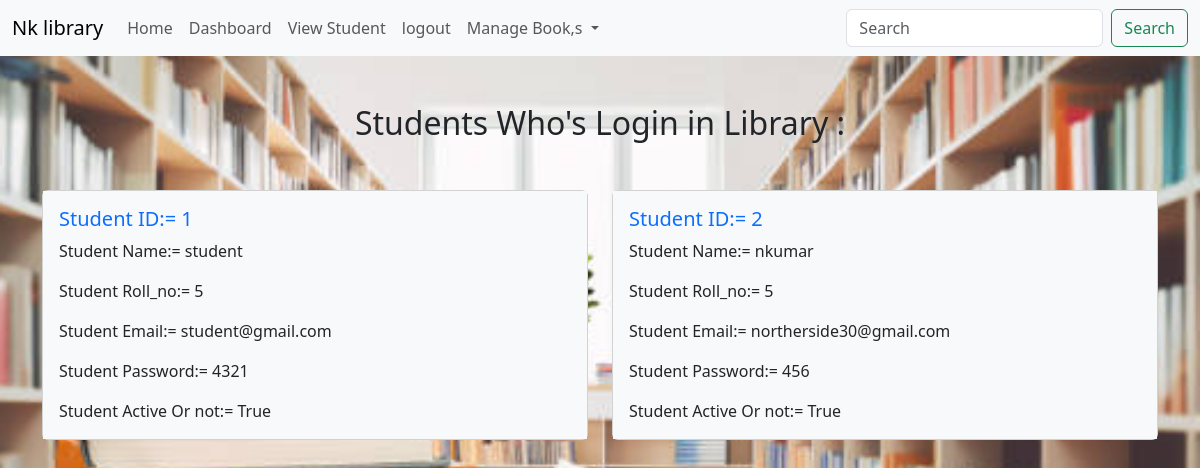
The app's page /view_student with its own data.
### library.py (models this page shows, shortened)
class Student(db.Model):
   __tablename__="student"
   id=db.Column(db.Integer, primary_key=True)
   Roll_no=db.Column(db.Integer, nullable=False)
   name=db.Column(db.String(100),nullable=False)
   email=db.Column(db.String(120),unique=True)
   password=db.Column(db.String(50), nullable=False)
   is_active=db.Column(db.Boolean,default=True)
   issues= db.relationship('IssueBook', backref='student', lazy=True)

### library.py (the view)
@library.route("/view_student", methods=["GET","POST"])
def view_student():
   q = request.args.get("q", "").strip()
   if q:
      student_filter = or_(
         Student.name.ilike(f"%{q}%"),
         Student.email.ilike(f"%{q}%")
      )
      if q.isdigit():
         val = int(q)
         student_filter = or_(student_filter, Student.id == val, Student.Roll_no == val)
      students = Student.query.filter(student_filter).all()
   else:
      students = Student.query.all()
   return render_template('view_student.html', students=students, q=q)

### library.py (called while the page is built)
@library.before_request
def handle_global_search():
   if request.method == "GET":
      q = request.args.get("q", "").strip()
      if q and request.endpoint not in ["view_book", "view_student", "issued", "Issue_book", "search", "static"]:
         return redirect(url_for("search", q=q))

### templates/view_student.html
{% extends "base.html" %}
{% block content %}
 <div class="container ">
    <h2 class="text-center my-5">
     Students Who's Login in Library :
    </h2>
   <div class="row">
  {% for student in students %}
  <div class="col-sm-6 mb-3 mb-sm-0">
    <div class="card">
      <div class="card-body bg-light">
        <h5 class="card-title text-primary">Student ID:= {{student.id}}</h5>
        <p class="card-text">Student Name:= {{student.name}}</p>
        <p class="card-text">Student Roll_no:= {{student.Roll_no}}</p>
        <p class="card-text">Student Email:= {{student.email}}</p>
        <p class="card-text">Student Password:= {{student.password}}</p>
        <p class="card-text">Student Active Or not:= {{student.is_active}}</p>
      </div>
    </div>
 </div>
  {% else %}
  <div class="col-12">
    <p class="text-center text-muted">No students found.</p>
  </div>
  {% endfor %}
{% endblock %}

### records on screen
Student: id "1", name "student", Roll_no "5", email "student@gmail.com", password "4321", is_active "True"
Student: id "2", name "nkumar", Roll_no "5", email "northerside30@gmail.com", password "456", is_active "True"
